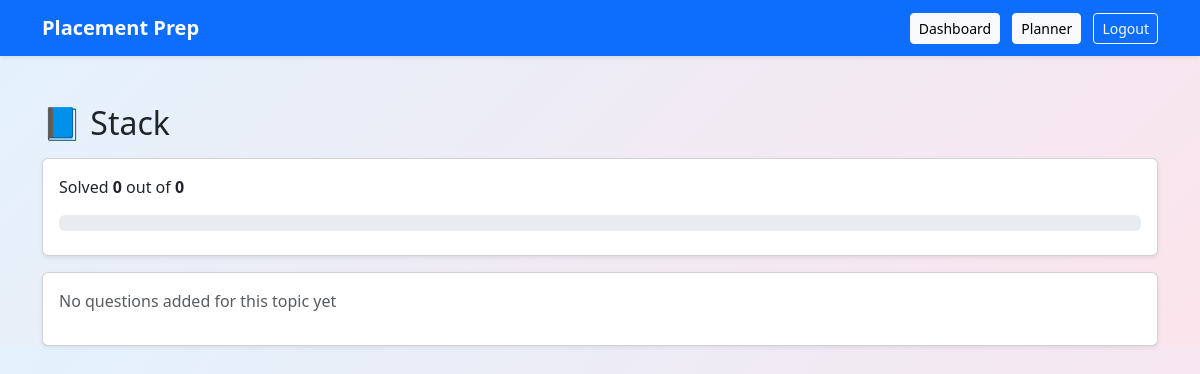
Page /topic/Stack (signed in) on the earlier database version.
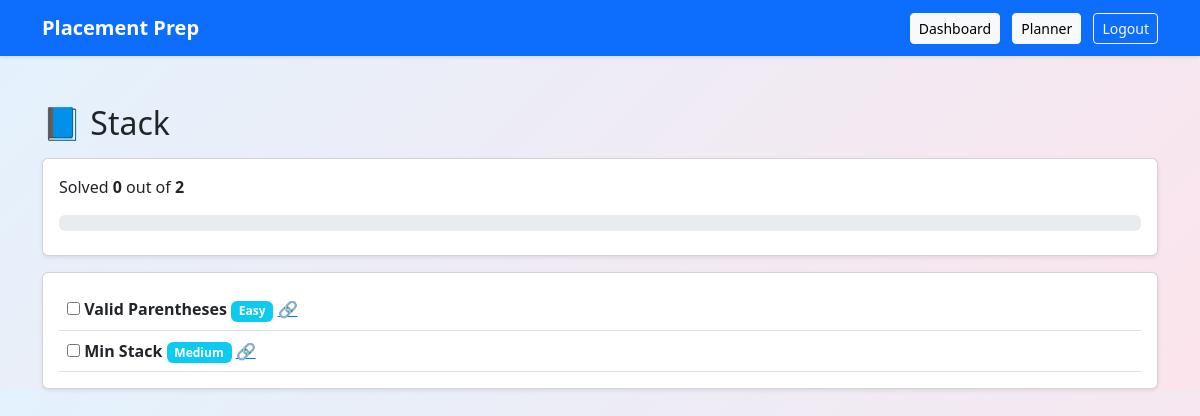
Same page on the later database version.
### app.py (models this page shows)
class Question(db.Model):
    id = db.Column(db.Integer, primary_key=True)
    title = db.Column(db.String(200))
    difficulty = db.Column(db.String(20))
    link = db.Column(db.String(300))
    topic = db.Column(db.String(50))
    solved = db.Column(db.Boolean, default=False)
    user_email = db.Column(db.String(100))

### app.py (the view)
@app.route("/topic/<topic_name>")
def topic_page(topic_name):
    if "user" not in session:
        return redirect(url_for("login"))
    questions = Question.query.filter_by(
        user_email=session["user"],
        topic=topic_name
    ).all()
    total = len(questions)
    done = len([q for q in questions if q.solved])
    percent = int((done / total) * 100) if total > 0 else 0
    return render_template(
        "topic.html",
        questions=questions,
        topic=topic_name,
        total=total,
        done=done,
        percent=percent
    )

### templates/topic.html (shortened to what this page needs)
{% extends "base.html" %}
{% block content %}
<h2 class="mb-3">📘 {{ topic }}</h2>
<div class="card p-3 shadow-sm mb-3">
  <p>
    Solved <strong>{{ done }}</strong> out of <strong>{{ total }}</strong>
  </p>
  <div class="progress mb-2">
  </div>
</div>
<div class="card p-3 shadow-sm">
  {% for q in questions %}
  <div class="d-flex justify-content-between align-items-center border-bottom p-2">
    <div>
      <input type="checkbox"
        onchange="toggleQ({{ q.id }})">
      <strong>{{ q.title }}</strong>
      <span class="badge bg-info">{{ q.difficulty }}</span>
      {% if q.link %}
        <a href="{{ q.link }}" target="_blank">🔗</a>
      {% endif %}
    </div>
  </div>
  {% endfor %}
  {% if not questions %}
    <p class="text-muted">No questions added for this topic yet</p>
  {% endif %}
</div>
{% endblock %}

### templates/base.html (shortened to what this page needs)
<!DOCTYPE html>
<html lang="en">
<head>
    <link
      href="https://cdn.jsdelivr.net/npm/bootstrap@5.3.2/dist/css/bootstrap.min.css"
      rel="stylesheet"
    >
</head>
<body style="background: linear-gradient(135deg, #e3f2fd, #fce4ec);">
<nav class="navbar navbar-expand-lg navbar-dark bg-primary shadow-sm">
  <div class="container">
    <a class="navbar-brand fw-bold" href="/">Placement Prep</a>
    <div>
      {% if session.get("user") %}
        <a class="btn btn-light btn-sm me-2" href="/dashboard">Dashboard</a>
        <a class="btn btn-light btn-sm me-2" href="/planner">Planner</a>
        <a class="btn btn-outline-light btn-sm" href="/logout">Logout</a>
      {% else %}
        <a class="btn btn-light btn-sm me-2" href="/login">Login</a>
        <a class="btn btn-warning btn-sm" href="/signup">Signup</a>
      {% endif %}
    </div>
  </div>
</nav>
<div class="container mt-5">
  {% block content %}{% endblock %}
</div>
</body>
</html>

Differences in the rows shown:
added Question: title "Valid Parentheses", difficulty "Easy"
added Question: title "Min Stack", difficulty "Medium"
Other differences:
{{ total }}: "0" → "2"
text no longer shown: "No questions added for this topic yet"
